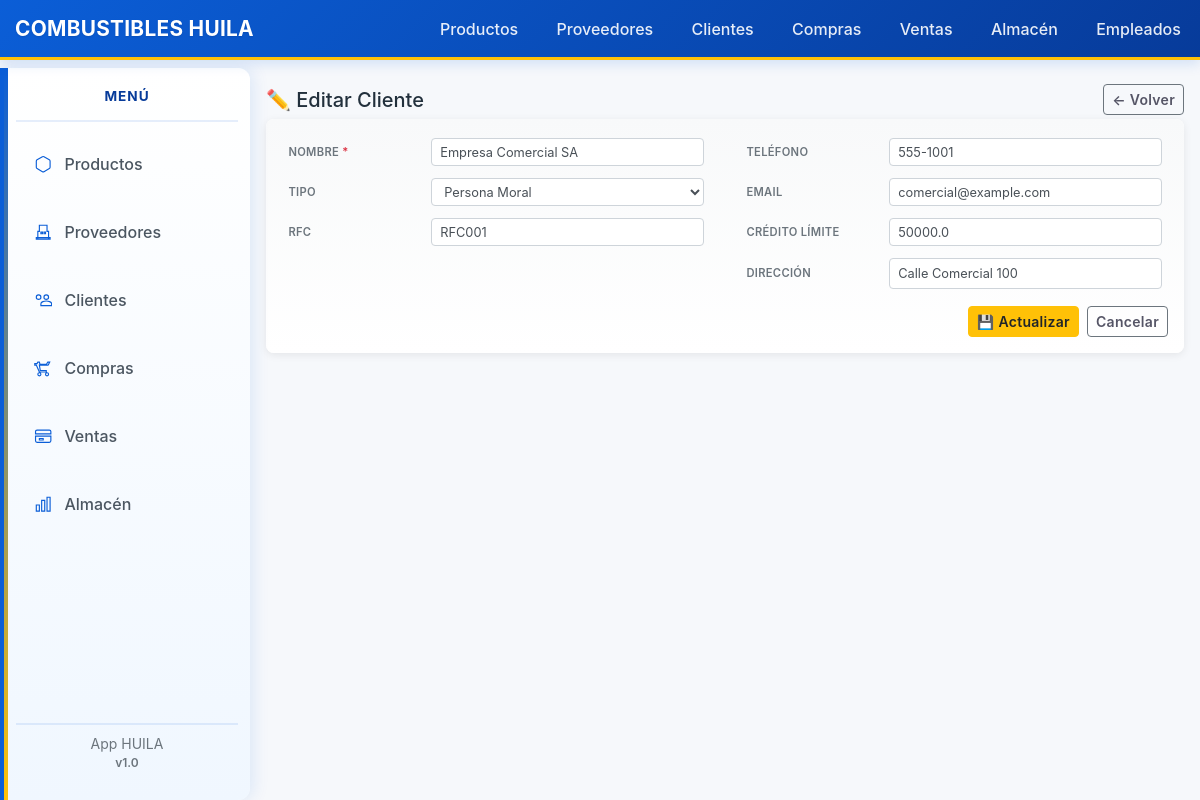
The app's page /clientes/2/edit with its own data.
### tables this page shows
CREATE TABLE clientes (
    id INTEGER PRIMARY KEY AUTOINCREMENT,
    nombre TEXT NOT NULL,
    tipo TEXT DEFAULT 'persona_fisica', -- persona_fisica / persona_moral
    rfc TEXT,
    direccion TEXT,
    telefono TEXT,
    email TEXT,
    contacto TEXT,
    credito_limite REAL DEFAULT 0,
    activo INTEGER DEFAULT 1,
    created_at TEXT DEFAULT (datetime('now')),
    updated_at TEXT
);

### backend/app/clientes/routes.py (the view, shortened to what this page needs)
@bp.route('/<int:id>/edit', methods=['GET', 'POST'])
def edit(id):
    db = get_db()
    cur = db.execute('SELECT * FROM clientes WHERE id = ?', (id,))
    cliente = cur.fetchone()
    if cliente is None:
        flash('Cliente no encontrado', 'danger')
        return redirect(url_for('clientes.index'))
    return render_template('clientes/edit.html', cliente=cliente)

### backend/app/db.py (called while the page is built)
def get_db():
    if 'db' not in g:
        g.db = sqlite3.connect(
            current_app.config['DATABASE'],
            detect_types=sqlite3.PARSE_DECLTYPES
        )
        g.db.row_factory = sqlite3.Row
    return g.db

### backend/app/templates/clientes/edit.html (shortened to what this page needs)
{% extends 'base.html' %}
{% block content %}
<div>
  <div class="d-flex justify-content-between align-items-center mb-1">
    <h5 class="mb-0">✏️ Editar Cliente</h5>
    <div>
      <a href="{{ url_for('clientes.index') }}" class="btn btn-sm btn-secondary">← Volver</a>
    </div>
  </div>
  <div class="card">
    <div class="card-body p-3">
      <form method="post">
        <div class="row">
          <div class="col-md-6">
            <div class="form-group-horizontal">
              <label>Nombre <span class="text-danger">*</span></label>
              <input type="text" class="form-control" name="nombre" required value="{{ cliente['nombre'] }}" autofocus>
            </div>
            <div class="form-group-horizontal">
              <label>Tipo</label>
              <select class="form-control" name="tipo">
                <option value="persona_moral" {% if cliente['tipo'] == 'persona_moral' %}selected{% endif %}>Persona Moral</option>
              </select>
            </div>
            <div class="form-group-horizontal">
              <label>RFC</label>
              <input type="text" class="form-control" name="rfc" value="{{ cliente['rfc'] or '' }}">
            </div>
          </div>
          <div class="col-md-6">
            <div class="form-group-horizontal">
              <label>Teléfono</label>
              <input type="text" class="form-control" name="telefono" value="{{ cliente['telefono'] or '' }}">
            </div>
            <div class="form-group-horizontal">
              <label>Email</label>
              <input type="email" class="form-control" name="email" value="{{ cliente['email'] or '' }}">
            </div>
            <div class="form-group-horizontal">
              <label>Crédito Límite</label>
              <input type="number" step="0.01" class="form-control" name="credito_limite" value="{{ cliente['credito_limite'] or 0 }}">
            </div>
            <div class="form-group-horizontal">
              <label>Dirección</label>
              <textarea class="form-control" name="direccion" rows="1">{{ cliente['direccion'] or '' }}</textarea>
            </div>
          </div>
        </div>
        <div class="d-flex justify-content-end mt-2">
          <button type="submit" class="btn btn-warning btn-sm mr-2">💾 Actualizar</button>
          <a href="{{ url_for('clientes.index') }}" class="btn btn-secondary btn-sm">Cancelar</a>
        </div>
      </form>
    </div>
  </div>
</div>
{% endblock %}

### backend/app/static/css/style.css (style rules this page uses)
body { padding-bottom: 40px; }
.btn-warning { background-color: var(--accent); border-color: rgba(0,0,0,0.06); color: var(--primary-dark); }
body { background: var(--bg); color: var(--text, #22303c); font-family: -apple-system, BlinkMacSystemFont, "Segoe UI", Roboto, "Helvetica Neue", Arial, sans-serif; padding-bottom: 40px; }
.btn-secondary { background-color: transparent; color: #556; }
body { background: var(--bg); color: #22303c; padding-bottom: 40px; font-family: -apple-system, BlinkMacSystemFont, "Segoe UI", Roboto, "Helvetica Neue", Arial, sans-serif; }

### backend/app/static/css/theme.css (style rules this page uses)
:root { --bg: #f6f8fb; --surface: #ffffff; --primary: #0b5ed7; --primary-dark: #073b9a; --accent: #ffc107; --muted: #6c757d; --text: #22303c; --card-shadow: 0 6px 18px rgba(20,30,50,0.06); }
body { background: var(--bg); color: var(--text, #22303c); font-family: -apple-system, BlinkMacSystemFont, "Segoe UI", Roboto, "Helvetica Neue", Arial, sans-serif; padding-bottom: 40px; }
.btn-warning { background-color: var(--accent); border-color: rgba(0,0,0,0.06); color: var(--primary-dark); }

### backend/app/templates/clientes/edit.html (style rules this page uses)
.card { border: none; border-radius: 8px; box-shadow: 0 2px 8px rgba(0,0,0,0.08); background: #ffffff; }
.card-body { background: linear-gradient(to bottom, #f8f9fa 0%, #ffffff 100%); border-radius: 8px; }
.form-group-horizontal { display: flex; align-items: center; margin-bottom: 0.35rem; padding: 0.2rem 0.4rem; border-radius: 4px; transition: background-color 0.2s; }
.form-group-horizontal label { font-weight: 600; font-size: 0.7rem; color: #6c757d; text-transform: uppercase; letter-spacing: 0.3px; margin-bottom: 0; margin-right: 0.8rem; min-width: 130px; flex-shrink: 0; }
.form-control { font-size: 0.8rem; padding: 0.3rem 0.5rem; border: 1px solid #ced4da; border-radius: 4px; transition: border-color 0.2s, box-shadow 0.2s; height: 28px; }
textarea.form-control { height: auto; }
textarea.form-control { resize: none; }
.btn { font-weight: 600; letter-spacing: 0.3px; border-radius: 4px; transition: all 0.2s; }
.btn-warning { background-color: #ffc107; border-color: #ffc107; color: #212529; }

### records on screen
clientes: nombre "Empresa Comercial SA", tipo "Persona Moral", rfc "RFC001", telefono "555-1001", email "comercial@example.com", credito_limite "50000.0", direccion "Calle Comercial 100"
